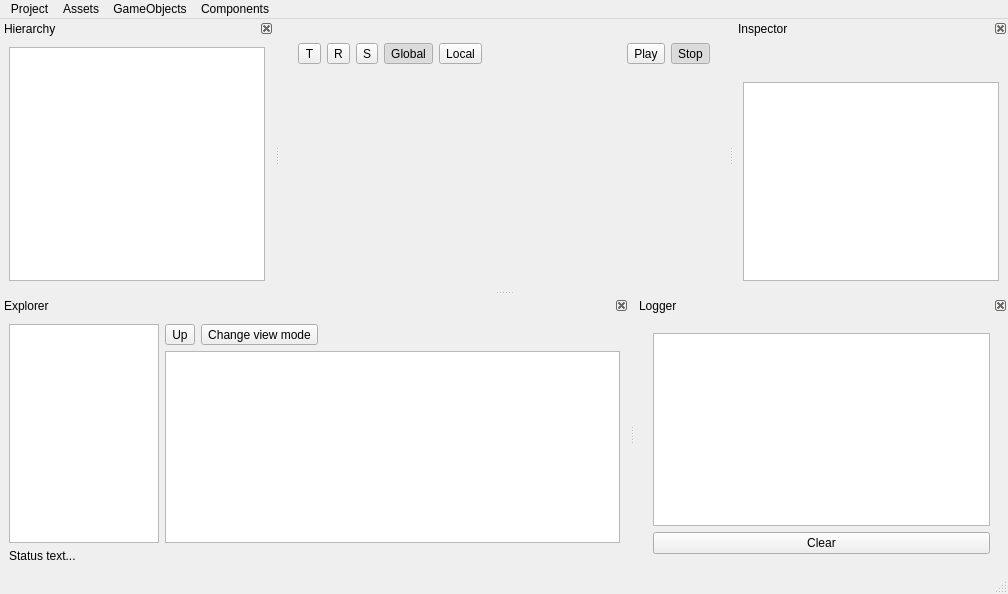
<?xml version="1.0" encoding="UTF-8"?>
<ui version="4.0">
 <class>EditorWindow</class>
 <widget class="QMainWindow" name="EditorWindow">
  <property name="windowModality">
   <enum>Qt::NonModal</enum>
  </property>
  <property name="geometry">
   <rect>
    <x>0</x>
    <y>0</y>
    <width>1008</width>
    <height>594</height>
   </rect>
  </property>
  <property name="mouseTracking">
   <bool>true</bool>
  </property>
  <property name="focusPolicy">
   <enum>Qt::StrongFocus</enum>
  </property>
  <property name="windowTitle">
   <string>Bang</string>
  </property>
  <widget class="QWidget" name="centralwidget">
   <layout class="QVBoxLayout" name="verticalLayout">
    <item>
     <layout class="QVBoxLayout" name="verticalLayout_3">
      <item>
       <widget class="WindowEventManager" name="windowEventManager" native="true"/>
      </item>
      <item>
       <widget class="Toolbar" name="widgetToolbar" native="true">
        <layout class="QHBoxLayout" name="horizontalLayout_2">
         <item>
          <layout class="QHBoxLayout" name="horizontalLayout">
           <item>
            <widget class="QToolButton" name="buttonTranslateMode">
             <property name="text">
              <string>T</string>
             </property>
             <property name="icon">
              <iconset resource="qdarkstyle/style.qrc">
               <normaloff>:/qss_icons/Icons/translate.png</normaloff>:/qss_icons/Icons/translate.png</iconset>
             </property>
             <property name="checkable">
              <bool>true</bool>
             </property>
             <property name="popupMode">
              <enum>QToolButton::DelayedPopup</enum>
             </property>
             <property name="toolButtonStyle">
              <enum>Qt::ToolButtonIconOnly</enum>
             </property>
             <property name="autoRaise">
              <bool>false</bool>
             </property>
             <property name="arrowType">
              <enum>Qt::NoArrow</enum>
             </property>
            </widget>
           </item>
           <item>
            <widget class="QToolButton" name="buttonRotateMode">
             <property name="text">
              <string>R</string>
             </property>
             <property name="icon">
              <iconset resource="qdarkstyle/style.qrc">
               <normaloff>:/qss_icons/Icons/rotate.png</normaloff>:/qss_icons/Icons/rotate.png</iconset>
             </property>
             <property name="checkable">
              <bool>true</bool>
             </property>
            </widget>
           </item>
           <item>
            <widget class="QToolButton" name="buttonScaleMode">
             <property name="text">
              <string>S</string>
             </property>
             <property name="icon">
              <iconset resource="qdarkstyle/style.qrc">
               <normaloff>:/qss_icons/Icons/scale.png</normaloff>:/qss_icons/Icons/scale.png</iconset>
             </property>
             <property name="checkable">
              <bool>true</bool>
             </property>
            </widget>
           </item>
           <item>
            <widget class="QToolButton" name="buttonGlobalCoords">
             <property name="text">
              <string>Global</string>
             </property>
             <property name="checkable">
              <bool>true</bool>
             </property>
             <property name="checked">
              <bool>true</bool>
             </property>
             <property name="autoExclusive">
              <bool>false</bool>
             </property>
            </widget>
           </item>
           <item>
            <widget class="QToolButton" name="buttonLocalCoords">
             <property name="text">
              <string>Local</string>
             </property>
             <property name="checkable">
              <bool>true</bool>
             </property>
            </widget>
           </item>
           <item>
            <spacer name="horizontalSpacer">
             <property name="orientation">
              <enum>Qt::Horizontal</enum>
             </property>
             <property name="sizeHint" stdset="0">
              <size>
               <width>40</width>
               <height>20</height>
              </size>
             </property>
            </spacer>
           </item>
           <item>
            <widget class="QToolButton" name="buttonPlay">
             <property name="text">
              <string>Play</string>
             </property>
             <property name="icon">
              <iconset resource="qdarkstyle/style.qrc">
               <normaloff>:/qss_icons/Icons/play.png</normaloff>:/qss_icons/Icons/play.png</iconset>
             </property>
             <property name="checkable">
              <bool>true</bool>
             </property>
            </widget>
           </item>
           <item>
            <widget class="QToolButton" name="buttonStop">
             <property name="text">
              <string>Stop</string>
             </property>
             <property name="icon">
              <iconset resource="qdarkstyle/style.qrc">
               <normaloff>:/qss_icons/Icons/stop.png</normaloff>:/qss_icons/Icons/stop.png</iconset>
             </property>
             <property name="checkable">
              <bool>true</bool>
             </property>
             <property name="checked">
              <bool>true</bool>
             </property>
            </widget>
           </item>
          </layout>
         </item>
        </layout>
       </widget>
      </item>
      <item>
       <widget class="Screen" name="screen" native="true">
        <property name="enabled">
         <bool>true</bool>
        </property>
        <property name="sizePolicy">
         <sizepolicy hsizetype="Expanding" vsizetype="Expanding">
          <horstretch>1</horstretch>
          <verstretch>1</verstretch>
         </sizepolicy>
        </property>
        <property name="mouseTracking">
         <bool>true</bool>
        </property>
        <property name="focusPolicy">
         <enum>Qt::StrongFocus</enum>
        </property>
       </widget>
      </item>
     </layout>
    </item>
   </layout>
   <zorder></zorder>
  </widget>
  <widget class="MenuBar" name="menubar">
   <property name="geometry">
    <rect>
     <x>0</x>
     <y>0</y>
     <width>1008</width>
     <height>25</height>
    </rect>
   </property>
   <property name="nativeMenuBar">
    <bool>false</bool>
   </property>
   <widget class="QMenu" name="menuAssets">
    <property name="title">
     <string>Assets</string>
    </property>
    <widget class="QMenu" name="menuCreate">
     <property name="title">
      <string>Create</string>
     </property>
     <addaction name="actionCreatePrefab"/>
     <addaction name="separator"/>
     <addaction name="actionCreateMaterial"/>
     <addaction name="actionCreateMesh"/>
     <addaction name="actionCreateShaderProgram"/>
     <addaction name="actionCreateTexture2D"/>
     <addaction name="actionCreateFont"/>
    </widget>
    <addaction name="menuCreate"/>
   </widget>
   <widget class="QMenu" name="menuGameObject">
    <property name="title">
     <string>GameObjects</string>
    </property>
    <widget class="QMenu" name="menuCreate_2">
     <property name="title">
      <string>Create</string>
     </property>
     <addaction name="actionCreateEmptyGameObject"/>
     <addaction name="separator"/>
     <addaction name="actionCreateFromPrefab"/>
     <addaction name="separator"/>
     <addaction name="actionCreatePlane"/>
     <addaction name="actionCreateCube"/>
     <addaction name="actionCreateSphere"/>
     <addaction name="separator"/>
     <addaction name="actionCreateDirectionalLight"/>
     <addaction name="actionCreatePointLight"/>
    </widget>
    <addaction name="menuCreate_2"/>
    <addaction name="actionAlignViewWithGameObject"/>
    <addaction name="actionAlignGameObjectWithView"/>
   </widget>
   <widget class="QMenu" name="menuProject">
    <property name="title">
     <string>Project</string>
    </property>
    <addaction name="actionNewProject"/>
    <addaction name="actionOpenProject"/>
    <addaction name="actionSaveProject"/>
    <addaction name="actionProjectSettings"/>
    <addaction name="separator"/>
    <addaction name="actionNewScene"/>
    <addaction name="actionOpenScene"/>
    <addaction name="actionSaveScene"/>
    <addaction name="actionSaveSceneAs"/>
    <addaction name="separator"/>
    <addaction name="actionBuild"/>
    <addaction name="actionBuildAndRun"/>
   </widget>
   <widget class="QMenu" name="menuComponents">
    <property name="title">
     <string>Components</string>
    </property>
    <widget class="QMenu" name="menuAddComponent">
     <property name="title">
      <string>Add Component</string>
     </property>
     <addaction name="actionAddComponentBehaviour"/>
     <addaction name="separator"/>
     <addaction name="actionAddComponentCamera"/>
     <addaction name="separator"/>
     <addaction name="actionAddComponentMeshRenderer"/>
     <addaction name="actionAddComponentLineRenderer"/>
     <addaction name="actionAddComponentCircleRenderer"/>
     <addaction name="separator"/>
     <addaction name="actionAddComponentDirectionalLight"/>
     <addaction name="actionAddComponentPointLight"/>
     <addaction name="separator"/>
     <addaction name="actionAddComponentCanvas"/>
     <addaction name="actionAddComponentUIImage"/>
     <addaction name="actionAddComponentUIText"/>
    </widget>
    <addaction name="menuAddComponent"/>
   </widget>
   <addaction name="menuProject"/>
   <addaction name="menuAssets"/>
   <addaction name="menuGameObject"/>
   <addaction name="menuComponents"/>
  </widget>
  <widget class="QStatusBar" name="statusbar"/>
  <widget class="QDockWidget" name="dockHierarchy">
   <property name="features">
    <set>QDockWidget::DockWidgetClosable|QDockWidget::DockWidgetMovable</set>
   </property>
   <property name="allowedAreas">
    <set>Qt::AllDockWidgetAreas</set>
   </property>
   <property name="windowTitle">
    <string>Hierarchy</string>
   </property>
   <attribute name="dockWidgetArea">
    <number>1</number>
   </attribute>
   <widget class="QWidget" name="dockWidgetContents_4">
    <layout class="QVBoxLayout" name="verticalLayout_8">
     <item>
      <layout class="QVBoxLayout" name="verticalLayout_4" stretch="0">
       <item>
        <widget class="Hierarchy" name="widgetHierarchy">
         <property name="sizePolicy">
          <sizepolicy hsizetype="Expanding" vsizetype="Expanding">
           <horstretch>0</horstretch>
           <verstretch>0</verstretch>
          </sizepolicy>
         </property>
         <property name="contextMenuPolicy">
          <enum>Qt::CustomContextMenu</enum>
         </property>
         <property name="acceptDrops">
          <bool>true</bool>
         </property>
         <property name="autoScroll">
          <bool>false</bool>
         </property>
         <property name="dragEnabled">
          <bool>true</bool>
         </property>
         <property name="selectionBehavior">
          <enum>QAbstractItemView::SelectRows</enum>
         </property>
         <property name="verticalScrollMode">
          <enum>QAbstractItemView::ScrollPerPixel</enum>
         </property>
         <property name="horizontalScrollMode">
          <enum>QAbstractItemView::ScrollPerPixel</enum>
         </property>
         <property name="indentation">
          <number>10</number>
         </property>
         <property name="rootIsDecorated">
          <bool>true</bool>
         </property>
         <property name="animated">
          <bool>true</bool>
         </property>
         <attribute name="headerVisible">
          <bool>false</bool>
         </attribute>
         <column>
          <property name="text">
           <string notr="true">1</string>
          </property>
         </column>
        </widget>
       </item>
      </layout>
     </item>
    </layout>
   </widget>
  </widget>
  <widget class="QDockWidget" name="dockInspector">
   <property name="sizePolicy">
    <sizepolicy hsizetype="MinimumExpanding" vsizetype="Preferred">
     <horstretch>0</horstretch>
     <verstretch>0</verstretch>
    </sizepolicy>
   </property>
   <property name="floating">
    <bool>false</bool>
   </property>
   <property name="features">
    <set>QDockWidget::DockWidgetClosable|QDockWidget::DockWidgetMovable</set>
   </property>
   <property name="allowedAreas">
    <set>Qt::AllDockWidgetAreas</set>
   </property>
   <property name="windowTitle">
    <string extracomment="Inspector">Inspector</string>
   </property>
   <attribute name="dockWidgetArea">
    <number>2</number>
   </attribute>
   <widget class="QWidget" name="dockWidgetContents_7">
    <property name="sizePolicy">
     <sizepolicy hsizetype="Preferred" vsizetype="Preferred">
      <horstretch>0</horstretch>
      <verstretch>0</verstretch>
     </sizepolicy>
    </property>
    <property name="contextMenuPolicy">
     <enum>Qt::DefaultContextMenu</enum>
    </property>
    <layout class="QVBoxLayout" name="verticalLayout_9">
     <item>
      <widget class="QWidget" name="widget" native="true"/>
     </item>
     <item>
      <layout class="QVBoxLayout" name="verticalLayout_2" stretch="0,1">
       <item>
        <widget class="QLabel" name="labelInspectorGameObjectName">
         <property name="sizePolicy">
          <sizepolicy hsizetype="Expanding" vsizetype="Expanding">
           <horstretch>0</horstretch>
           <verstretch>0</verstretch>
          </sizepolicy>
         </property>
         <property name="font">
          <font>
           <pointsize>15</pointsize>
           <weight>75</weight>
           <bold>true</bold>
          </font>
         </property>
        </widget>
       </item>
       <item>
        <widget class="Inspector" name="widgetInspector">
         <property name="contextMenuPolicy">
          <enum>Qt::CustomContextMenu</enum>
         </property>
         <property name="lineWidth">
          <number>4</number>
         </property>
         <property name="midLineWidth">
          <number>4</number>
         </property>
         <property name="horizontalScrollBarPolicy">
          <enum>Qt::ScrollBarAlwaysOff</enum>
         </property>
         <property name="autoScroll">
          <bool>false</bool>
         </property>
         <property name="dragDropMode">
          <enum>QAbstractItemView::DragOnly</enum>
         </property>
         <property name="defaultDropAction">
          <enum>Qt::IgnoreAction</enum>
         </property>
         <property name="selectionMode">
          <enum>QAbstractItemView::NoSelection</enum>
         </property>
         <property name="verticalScrollMode">
          <enum>QAbstractItemView::ScrollPerPixel</enum>
         </property>
         <property name="horizontalScrollMode">
          <enum>QAbstractItemView::ScrollPerPixel</enum>
         </property>
         <property name="movement">
          <enum>QListView::Snap</enum>
         </property>
         <property name="flow">
          <enum>QListView::TopToBottom</enum>
         </property>
         <property name="viewMode">
          <enum>QListView::ListMode</enum>
         </property>
        </widget>
       </item>
      </layout>
     </item>
    </layout>
   </widget>
  </widget>
  <widget class="QDockWidget" name="dockExplorer">
   <property name="minimumSize">
    <size>
     <width>493</width>
     <height>210</height>
    </size>
   </property>
   <property name="features">
    <set>QDockWidget::DockWidgetClosable|QDockWidget::DockWidgetMovable</set>
   </property>
   <property name="windowTitle">
    <string>Explorer</string>
   </property>
   <attribute name="dockWidgetArea">
    <number>8</number>
   </attribute>
   <widget class="QWidget" name="dockWidgetContents_5">
    <layout class="QVBoxLayout" name="verticalLayout_10" stretch="1,0">
     <item>
      <layout class="QHBoxLayout" name="horizontalLayout_3" stretch="0,5">
       <item>
        <widget class="ExplorerDirTree" name="widgetTreeExplorerDirTree">
         <property name="maximumSize">
          <size>
           <width>150</width>
           <height>16777215</height>
          </size>
         </property>
         <property name="autoScroll">
          <bool>false</bool>
         </property>
         <property name="showDropIndicator" stdset="0">
          <bool>true</bool>
         </property>
         <property name="sortingEnabled">
          <bool>true</bool>
         </property>
         <property name="allColumnsShowFocus">
          <bool>true</bool>
         </property>
        </widget>
       </item>
       <item>
        <layout class="QVBoxLayout" name="verticalLayout_7">
         <item>
          <layout class="QHBoxLayout" name="horizontalLayout_4">
           <item>
            <widget class="QToolButton" name="buttonExplorerDirUp">
             <property name="text">
              <string>Up</string>
             </property>
             <property name="icon">
              <iconset resource="qdarkstyle/style.qrc">
               <normaloff>:/qss_icons/Icons/dirUpIcon.png</normaloff>:/qss_icons/Icons/dirUpIcon.png</iconset>
             </property>
            </widget>
           </item>
           <item>
            <widget class="QToolButton" name="buttonExplorerChangeViewMode">
             <property name="text">
              <string>Change view mode</string>
             </property>
             <property name="icon">
              <iconset resource="qdarkstyle/style.qrc">
               <normaloff>:/qss_icons/Icons/eye.png</normaloff>:/qss_icons/Icons/eye.png</iconset>
             </property>
            </widget>
           </item>
           <item>
            <spacer name="horizontalSpacer_2">
             <property name="orientation">
              <enum>Qt::Horizontal</enum>
             </property>
             <property name="sizeHint" stdset="0">
              <size>
               <width>40</width>
               <height>20</height>
              </size>
             </property>
            </spacer>
           </item>
          </layout>
         </item>
         <item>
          <widget class="Explorer" name="widgetListExplorer">
           <property name="sizePolicy">
            <sizepolicy hsizetype="Preferred" vsizetype="Preferred">
             <horstretch>0</horstretch>
             <verstretch>0</verstretch>
            </sizepolicy>
           </property>
           <property name="acceptDrops">
            <bool>true</bool>
           </property>
           <property name="autoScroll">
            <bool>false</bool>
           </property>
           <property name="showDropIndicator" stdset="0">
            <bool>true</bool>
           </property>
           <property name="dragEnabled">
            <bool>true</bool>
           </property>
           <property name="dragDropOverwriteMode">
            <bool>true</bool>
           </property>
           <property name="dragDropMode">
            <enum>QAbstractItemView::DragDrop</enum>
           </property>
           <property name="defaultDropAction">
            <enum>Qt::MoveAction</enum>
           </property>
           <property name="movement">
            <enum>QListView::Snap</enum>
           </property>
           <property name="resizeMode">
            <enum>QListView::Adjust</enum>
           </property>
           <property name="layoutMode">
            <enum>QListView::Batched</enum>
           </property>
           <property name="viewMode">
            <enum>QListView::IconMode</enum>
           </property>
           <property name="uniformItemSizes">
            <bool>true</bool>
           </property>
           <property name="wordWrap">
            <bool>true</bool>
           </property>
          </widget>
         </item>
        </layout>
       </item>
      </layout>
     </item>
     <item>
      <widget class="QLabel" name="labelStatus">
       <property name="text">
        <string>Status text...</string>
       </property>
      </widget>
     </item>
    </layout>
   </widget>
  </widget>
  <widget class="QDockWidget" name="dockLogger">
   <property name="features">
    <set>QDockWidget::DockWidgetClosable|QDockWidget::DockWidgetMovable</set>
   </property>
   <property name="windowTitle">
    <string>Logger</string>
   </property>
   <attribute name="dockWidgetArea">
    <number>8</number>
   </attribute>
   <widget class="QWidget" name="dockWidgetContents">
    <layout class="QVBoxLayout" name="verticalLayout_5">
     <item>
      <widget class="LoggerWidget" name="widgetLogger" native="true">
       <layout class="QVBoxLayout" name="verticalLayout_6">
        <item>
         <widget class="ListLogger" name="listLogger">
          <property name="editTriggers">
           <set>QAbstractItemView::NoEditTriggers</set>
          </property>
          <property name="showDropIndicator" stdset="0">
           <bool>false</bool>
          </property>
          <property name="verticalScrollMode">
           <enum>QAbstractItemView::ScrollPerPixel</enum>
          </property>
          <property name="horizontalScrollMode">
           <enum>QAbstractItemView::ScrollPerPixel</enum>
          </property>
         </widget>
        </item>
        <item>
         <widget class="QPushButton" name="buttonLoggerClear">
          <property name="text">
           <string>Clear</string>
          </property>
          <property name="icon">
           <iconset resource="qdarkstyle/style.qrc">
            <normaloff>:/qss_icons/Icons/clear.png</normaloff>:/qss_icons/Icons/clear.png</iconset>
          </property>
         </widget>
        </item>
       </layout>
      </widget>
     </item>
    </layout>
   </widget>
  </widget>
  <action name="actionOpenScene">
   <property name="text">
    <string>Open Scene...</string>
   </property>
   <property name="shortcut">
    <string>Ctrl+O</string>
   </property>
  </action>
  <action name="actionSaveSceneAs">
   <property name="text">
    <string>Save Scene as...</string>
   </property>
   <property name="shortcut">
    <string>Ctrl+Shift+S</string>
   </property>
  </action>
  <action name="actionCreateMaterial">
   <property name="text">
    <string>Material</string>
   </property>
  </action>
  <action name="actionCreateMesh">
   <property name="text">
    <string>Mesh</string>
   </property>
  </action>
  <action name="actionCreateShaderProgram">
   <property name="text">
    <string>ShaderProgram</string>
   </property>
  </action>
  <action name="actionCreateTexture2D">
   <property name="text">
    <string>Texture2D</string>
   </property>
  </action>
  <action name="actionProjectSettings">
   <property name="text">
    <string>Project Settings</string>
   </property>
  </action>
  <action name="actionCreatePrefab">
   <property name="text">
    <string>Prefab</string>
   </property>
  </action>
  <action name="actionRemoveComponent">
   <property name="text">
    <string>Remove Component</string>
   </property>
  </action>
  <action name="actionAddComponentMeshRenderer">
   <property name="text">
    <string>Mesh Renderer</string>
   </property>
  </action>
  <action name="actionAddComponentCamera">
   <property name="text">
    <string>Camera</string>
   </property>
  </action>
  <action name="actionAddComponentTransform">
   <property name="text">
    <string>Transform</string>
   </property>
  </action>
  <action name="actionAddComponentBehaviour">
   <property name="text">
    <string>Behaviour</string>
   </property>
  </action>
  <action name="actionNewScene">
   <property name="text">
    <string>New Scene</string>
   </property>
   <property name="shortcut">
    <string>Ctrl+N</string>
   </property>
  </action>
  <action name="actionSaveScene">
   <property name="text">
    <string>Save Scene</string>
   </property>
   <property name="shortcut">
    <string>Ctrl+S</string>
   </property>
  </action>
  <action name="actionAddComponentLineRenderer">
   <property name="text">
    <string>Line Renderer</string>
   </property>
  </action>
  <action name="actionAddComponentCircleRenderer">
   <property name="text">
    <string>Circle Renderer</string>
   </property>
  </action>
  <action name="actionCreateFromPrefab">
   <property name="text">
    <string>From Prefab</string>
   </property>
  </action>
  <action name="actionCreateEmptyGameObject">
   <property name="text">
    <string>Empty</string>
   </property>
  </action>
  <action name="actionCreatePlane">
   <property name="text">
    <string>Plane</string>
   </property>
  </action>
  <action name="actionCreateCube">
   <property name="text">
    <string>Cube</string>
   </property>
  </action>
  <action name="actionCreateSphere">
   <property name="text">
    <string>Sphere</string>
   </property>
  </action>
  <action name="actionBuild">
   <property name="text">
    <string>Build</string>
   </property>
   <property name="shortcut">
    <string>Ctrl+B</string>
   </property>
  </action>
  <action name="actionBuildAndRun">
   <property name="text">
    <string>Build and Run</string>
   </property>
   <property name="shortcut">
    <string>Ctrl+Shift+B</string>
   </property>
  </action>
  <action name="actionAddComponentDirectionalLight">
   <property name="text">
    <string>Directional Light</string>
   </property>
  </action>
  <action name="actionAddComponentPointLight">
   <property name="text">
    <string>Point Light</string>
   </property>
  </action>
  <action name="actionCreateDirectionalLight">
   <property name="text">
    <string>Directional Light</string>
   </property>
  </action>
  <action name="actionCreatePointLight">
   <property name="text">
    <string>Point Light</string>
   </property>
  </action>
  <action name="actionAlignViewWithGameObject">
   <property name="text">
    <string>Align View with GameObject</string>
   </property>
  </action>
  <action name="actionAlignGameObjectWithView">
   <property name="text">
    <string>Align GameObject with View</string>
   </property>
  </action>
  <action name="actionAddComponentCanvas">
   <property name="text">
    <string>Canvas</string>
   </property>
  </action>
  <action name="actionAddComponentUIImage">
   <property name="text">
    <string>Image</string>
   </property>
  </action>
  <action name="actionCreateFont">
   <property name="text">
    <string>Font</string>
   </property>
  </action>
  <action name="actionAddComponentUIText">
   <property name="text">
    <string>Text</string>
   </property>
  </action>
  <action name="actionNewProject">
   <property name="text">
    <string>New Project</string>
   </property>
  </action>
  <action name="actionOpenProject">
   <property name="text">
    <string>Open Project...</string>
   </property>
  </action>
  <action name="actionSaveProject">
   <property name="text">
    <string>Save Project</string>
   </property>
  </action>
  <zorder>dockExplorer</zorder>
 </widget>
 <customwidgets>
  <customwidget>
   <class>WindowEventManager</class>
   <extends>QWidget</extends>
   <header>WindowEventManager.h</header>
   <container>1</container>
   <slots>
    <slot>_NotifyMenuBarItemClicked(int)</slot>
    <slot>NotifyButtonGlobalCoordsClicked(QAction*)</slot>
   </slots>
  </customwidget>
  <customwidget>
   <class>Hierarchy</class>
   <extends>QTreeWidget</extends>
   <header>Hierarchy.h</header>
   <slots>
    <slot>_NotifyHierarchyItemSelectionChanged()</slot>
    <slot>OnCustomContextMenuRequested(QPoint)</slot>
   </slots>
  </customwidget>
  <customwidget>
   <class>Inspector</class>
   <extends>QListWidget</extends>
   <header>Inspector.h</header>
  </customwidget>
  <customwidget>
   <class>LoggerWidget</class>
   <extends>QWidget</extends>
   <header>LoggerWidget.h</header>
   <container>1</container>
  </customwidget>
  <customwidget>
   <class>ListLogger</class>
   <extends>QListWidget</extends>
   <header>ListLogger.h</header>
  </customwidget>
  <customwidget>
   <class>Explorer</class>
   <extends>QListView</extends>
   <header>Explorer.h</header>
  </customwidget>
  <customwidget>
   <class>MenuBar</class>
   <extends>QMenuBar</extends>
   <header>MenuBar.h</header>
  </customwidget>
  <customwidget>
   <class>ExplorerDirTree</class>
   <extends>QTreeView</extends>
   <header>ExplorerDirTree.h</header>
  </customwidget>
  <customwidget>
   <class>Toolbar</class>
   <extends>QWidget</extends>
   <header>Toolbar.h</header>
   <container>1</container>
  </customwidget>
  <customwidget>
   <class>Screen</class>
   <extends>QWidget</extends>
   <header>Screen.h</header>
   <container>1</container>
  </customwidget>
 </customwidgets>
 <resources>
  <include location="qdarkstyle/style.qrc"/>
 </resources>
 <connections>
  <connection>
   <sender>buttonLoggerClear</sender>
   <signal>clicked()</signal>
   <receiver>listLogger</receiver>
   <slot>clear()</slot>
   <hints>
    <hint type="sourcelabel">
     <x>989</x>
     <y>365</y>
    </hint>
    <hint type="destinationlabel">
     <x>922</x>
     <y>520</y>
    </hint>
   </hints>
  </connection>
 </connections>
</ui>
